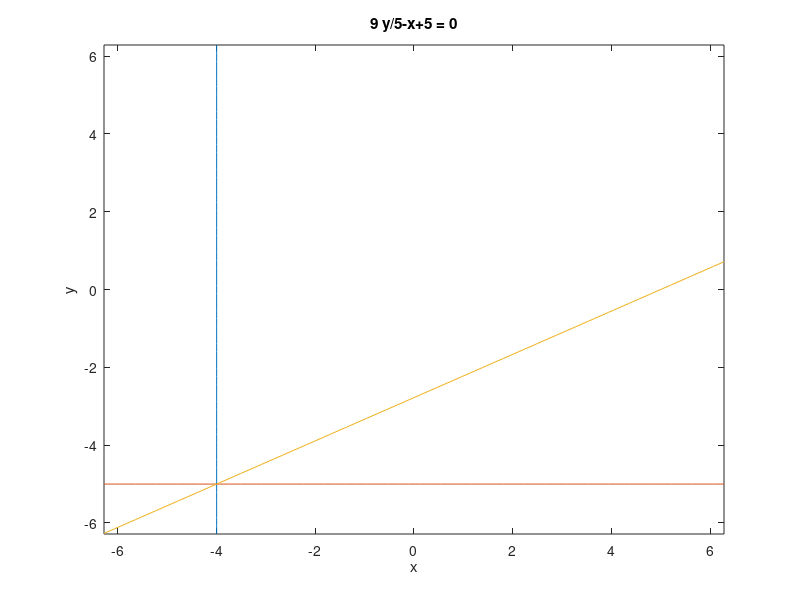

Reproduce this figure in MATLAB.
figure;
ezplot('x + 0*y + 4 ') 
hold on
ezplot('0*x + y + 5  ') 
hold on


ezplot('9*y/5-x+5')
hold on
return



ezplot('x + y + 2')

%ezplot('x + 2*y + 4 <= 0') 
hold on
ezplot('x + 0*y + 1 ') 
hold on
ezplot('0*x + y + 1 ') 
hold on
ezplot('2* x + y + 2')

%ezplot('x + 2*y + 4 <= 0') 
hold on
%ezplot('x + 7*y - 46 <= 0') 
%hold on
return


ezplot('1-5/2*y-x  ')
hold on
ezplot('- x - 2*y - 4 ')
hold on
ezplot('x - 2*y +44  ')
hold on
return



ezplot('(9*y)/5 - x + 5 ')
hold on
return

x = sym('x')
y = sym('y')
subs(4 - 2*y - x,[x,y],[-20,13])
subs(x-2*y+44,[x,y],[-20,13])
return

figure;
ezplot('8*x+24*y-(x+2*y)^2-32 ')
hold on
ezplot('x + (5*y)/2 - 1 ')
hold on
return



ezplot('4 - 2*y - x ')
 hold on
 ezplot('-x -2* y - 4 ') 
 hold on
ezplot('2*y-x-15 ')
hold on



return

%X = [-5,0,-5,-5];
%Y = [-4,-4,5,-4];
% X = [-5,0,1,-5];
% Y = [5,-4,3,5];
 X = [-5,-5,0,1,-5];
 Y = [5,-4,-4,3,5];

plot(X,Y);
xlim([-6, 2]); % Set x-axis range from 0 to 6
ylim([-5, 6]); % Set y-axis range from 0 to 6
return
ezplot('(9*y)/5 - x + 5 ')
hold on
%ezplot('x + 7*y - 10 ')
%hold on

ezplot('- x - 7*y - 4 ')
hold on
return

ezplot('148*x - 196*y + (x + 7*y)^2 - 684 ')
hold on
ezplot('y/3 - x + 14/3 ')
hold on

s2/3 - s1 + 14/3
return



ezplot('- y - 4 +0*x ')
hold on
ezplot('x + (5*y)/9 + 20/9 ')
hold on
ezplot('x + 3*y - 10 ')
hold on
ezplot('x - (6*y)/7 + 11/7  ')
hold on
ezplot('x - y/7 - 4/7')
hold on
ezplot('- x - 5 +0*y')
hold on
%return
%ezplot('-x + y ')
hold on
return
ezplot('-x -3 + y ')
hold on
ezplot('-x^2 +1 +  y ')
hold on
ezplot('-x^2 -1 + y ')
hold on
return
ezplot('x + y ')
hold on
ezplot('(5*y)/4 - x + 25/4')
hold on
ezplot('- x - (3*y)/2 - 3/2')
hold on
ezplot('27*x - (51*y)/2 + (x + (3*y)/2)^2 - 591/4 ')
hold on
ezplot('(9*y)/2 - 3*x + (x + (3*y)/2)^2 + 9/4')
hold on
return


(9*y)/2 - 3*x + (x + (3*y)/2)^2 + 9/4 <= 0 


ezplot('x+y-1')
hold on
ezplot('-x-y')
hold on
ezplot('y/3 - x - 1/6')
hold on
ezplot('x - (5*y)/4 - 25/4')
hold on
ezplot('(x + y)^2 - 8*x ')

hold on
ezplot('7*x - 5*y - 25')
hold on

return
ezplot('x + y - 1  ')
hold on
ezplot('- x - y  ')

hold on
ezplot('x - y/3 + 1/6 ')
hold on
ezplot('y - x - 1  ')
hold on
ezplot('(x + y)^2 - 8*x  ')
hold on
ezplot('18*y - 18*x - (x + y)^2 + 99  ')


hold on
return



return
%ezplot('-y')
%ezplot("-y")
%hold on
ezplot('log(abs(x))/log(exp(1))')
return
ezplot('x^2*(ln(abs(y)+0.5))'  )
return
%ezplot('exp(-x^2)',[-1,1]  )
%ezplot('sin(x)' ,[-1,1] )
ezplot('abs(x*y)'  )

hold on

%ezplot('x - 1' ) 
%hold on
ezplot('x - y'  )

hold on
ezplot('(2*y)/3 - x - 1') 
hold on
ezplot('- x - (2*y)/3' )
hold on
ezplot('6^(1/2)/4 - (6^(1/2)*x)/2 - y + 7/8'  )
hold on
ezplot('y + (6^(1/2)*x)/2 - 3/8' )
hold on
return
ezplot("x - y")
hold on

ezplot("-3*x + 2*y -3")
hold on
ezplot("x + y")
hold on
ezplot("x + y-2")
hold on
ezplot("x + 3*y/2+3/2")
hold on
ezplot("x + 3*y/2-9/2")
hold on
return
ezplot("3*x + 2*y")
hold on
return
ezplot('s2/2 - s1/2 - (s1 + s2)^2/36 + 11/4')
hold on
ezplot('(27*s1)/44 - (51*s2)/88 + (s1 + (3*s2)/2)^2/44 - 591/176')
hold on
return

(27*s1)/44 - (51*s2)/88 + (s1 + (3*s2)/2)^2/44 - 591/176 
s2/2 - s1/2 - (s1 + s2)^2/36 + 11/4 
(51*s2)/88 - (27*s1)/44 - (s1 + (3*s2)/2)^2/44 + 591/176 <= 0

%ezplot('x-y-2')
%hold on
%ezplot('-x+y')
%hold on
ezplot('8*x-(x+y)^2')
hold on
ezplot("x-y+1")
%ezplot("y-1")
hold on
ezplot("y+x-2")
hold on
ezplot("y+x")
hold on
